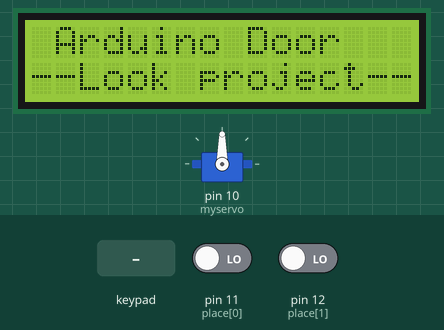
This sketch was run on a simulated Arduino Uno, built with avr-gcc and run on an emulated ATmega328P. On the bench: servo, 16×2 character LCD. The inputs (shaded band) are chosen by the test bench; at power-on: pin 11 (place[0]) LOW, pin 12 (place[1]) LOW.

Above: at 1.6 s.
At 5.7 s:
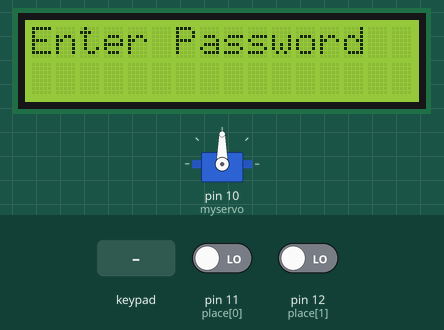
5.8 s: keypad keys 1 2 3 4 5 6 pressed 0.4 s apart
At 9.7 s:
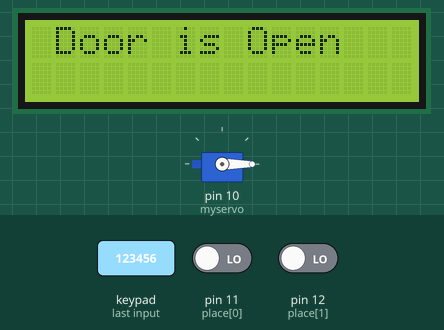
10.2 s: key '#' pressed
13.2 s: key '*' pressed
16.2 s: keypad keys 1 2 3 4 5 6 # pressed 0.4 s apart
At 20.4 s:
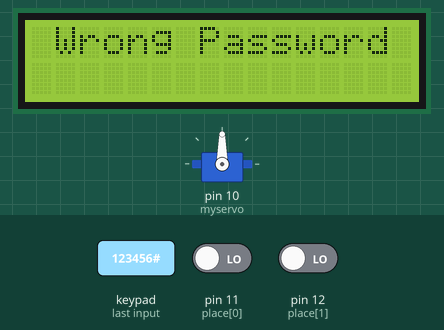
20.9 s: keypad keys 1 2 3 4 5 6 * pressed 0.4 s apart
At 24.5 s:
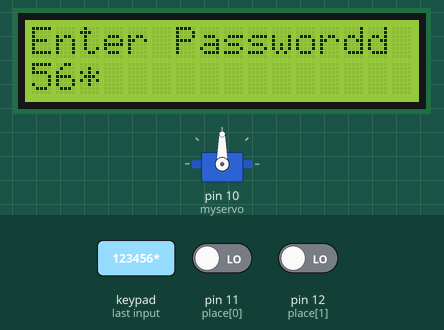
25.2 s: key '*' pressed
At 26.0 s:
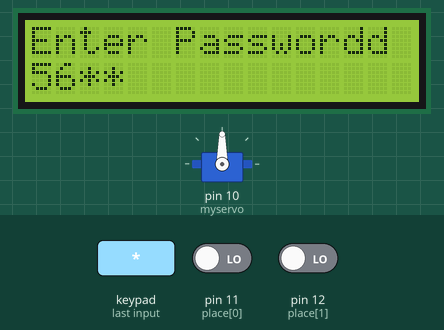
Timing chart, 0 to 27.7 s (numbered marks = the images above; inputs shaded):
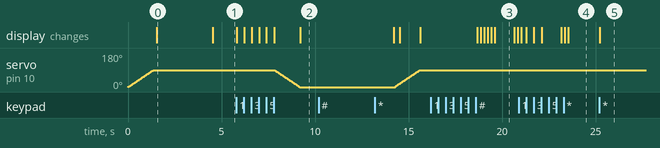

The sketch:

smart_parking.ino
```cpp
#include <Keypad.h>
#include <LiquidCrystal_I2C.h>
#include <Servo.h>
#include <Wire.h>

Servo myservo;

LiquidCrystal_I2C lcd(0x27, 16, 2);

#define Password_Lenght 7 // Give enough room for six chars + NULL char

int pos = 0;    // variable to store the servo position

char Data[Password_Lenght]; // 6 is the number of chars it can hold + the null char = 7
char Master1[Password_Lenght] = "123456";
char Master2[Password_Lenght] = "987654";
char Master3[Password_Lenght] = "456789";
byte data_count = 0, master_count = 0;
bool Pass_is_good;
char customKey;
const int place[]={11,12};
byte val[2];
int i=0;
int y=0;

const byte ROWS = 4;
const byte COLS = 3;
char keys[ROWS][COLS] = {
  {'1', '2', '3'},
  {'4', '5', '6'},
  {'7', '8', '9'},
  {'*', '0', '#'}
};
bool door = true;

byte rowPins[ROWS] = {9,8,7,6}; //connect to the row pinouts of the keypad
byte colPins[COLS] = {5,4,3}; //connect to the column pinouts of the keypad

Keypad customKeypad( makeKeymap(keys), rowPins, colPins, ROWS, COLS); //initialize an instance of class NewKeypad

void setup()
{
  myservo.attach(10);
  ServoClose();
  lcd.begin(16, 2);
  lcd.init();
  lcd.backlight();
  lcd.print(" Arduino Door");
  lcd.setCursor(0, 1);
  lcd.print("--Look project--");
  delay(3000);
  lcd.clear();
   for(int i=0;i<2;i++)
   {pinMode(place[i], INPUT);}
}

void loop()
{
  if (door == 0)
  {
    customKey = customKeypad.getKey();

    if (customKey == '#')

    {
      lcd.clear();
      ServoClose();
      lcd.print("  Door is close");
      delay(3000);
      door = 1;
    }
  }

  while(door==1){ Open();}

  lcd.setCursor(0, 0);
  lcd.print("P-L:");

  for( y=0;y<2;y++)
     {
      val[y]=digitalRead(place[y]);
      if(val[y]==0 )
      {
        lcd.setCursor(14+y, 1);
        lcd.print("F");
        }
      }

}

void clearData()
{
  while (data_count != 0)
  { // This can be used for any array size,
    Data[data_count--] = 0; //clear array for new data
  }
  return;
}

void ServoOpen()
{
  for (pos = 90 ; pos >= 0; pos -= 1) { // goes from 0 degrees to 180 degrees
    // in steps of 1 degree
    myservo.write(pos);              // tell servo to go to position in variable 'pos'
    delay(15);                       // waits 15ms for the servo to reach the position
  }
}

void ServoClose()
{
  for (pos = 0; pos <= 90; pos += 1) { // goes from 180 degrees to 0 degrees
    myservo.write(pos);              // tell servo to go to position in variable 'pos'
    delay(15);                       // waits 15ms for the servo to reach the position
  }
}

void Open()
{
  lcd.setCursor(0, 0);
  lcd.print("Enter Password");

  customKey = customKeypad.getKey();
  if (customKey) // makes sure a key is actually pressed, equal to (customKey != NO_KEY)
  {
    Data[data_count] = customKey; // store char into data array
    lcd.setCursor(data_count, 1); // move cursor to show each new char
    lcd.print(Data[data_count]); // print char at said cursor
    data_count++; // increment data array by 1 to store new char, also keep track of the number of chars entered
  }

  if (data_count == Password_Lenght - 1) // if the array index is equal to the number of expected chars, compare data to master
  {
    if ((!strcmp(Data, Master1))||(!strcmp(Data, Master2))||(!strcmp(Data, Master3))) // equal to (strcmp(Data, Master) == 0)
    {
      lcd.clear();
      ServoOpen();
      lcd.print(" Door is Open");
      delay(5000);
      lcd.clear();
      door = 0;
    }
    else
    {
      lcd.clear();
      lcd.print(" Wrong Password");
      delay(1000);
      door = 1;
    }
    clearData();
  }
}
```

Measured:
- after the input at 5.8 s, servo on pin 10 (myservo): moves from 90° to 0° over 1.3 s, starting after 2.0 s; the display: first changes at once (image 2 shows a later state)
- after the input at 10.2 s, every drawn part: stays the same
- after the input at 16.2 s, the display: first differs from a run without the input after 2.7 s (image 3 shows a later state)
- after the input at 20.9 s, the display: first changes after 0.13 s (image 4 shows a later state)
- after the input at 25.2 s, the display: changes at once (image 5)
- what the display in image 0 shows lasts 3.0 s, from 1.5 s to 4.5 s
- what the display in image 3 shows lasts 1.1 s, from 19.6 s to 20.7 s
